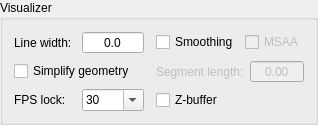
          <widget class="GroupBox" name="grpVisualizer">
           <property name="title">
            <string>Visualizer</string>
           </property>
           <layout class="QVBoxLayout" name="verticalLayout_2">
            <item>
             <layout class="QGridLayout" name="gridLayout_5">
              <item row="1" column="0">
               <widget class="QCheckBox" name="chkSimplify">
                <property name="text">
                 <string>Simplify geometry</string>
                </property>
               </widget>
              </item>
              <item row="0" column="0">
               <layout class="QHBoxLayout" name="horizontalLayout_4">
                <item>
                 <widget class="QLabel" name="label_5">
                  <property name="text">
                   <string>Line width:</string>
                  </property>
                 </widget>
                </item>
                <item>
                 <widget class="QDoubleSpinBox" name="txtLineWidth">
                  <property name="alignment">
                   <set>Qt::AlignCenter</set>
                  </property>
                  <property name="buttonSymbols">
                   <enum>QAbstractSpinBox::NoButtons</enum>
                  </property>
                  <property name="decimals">
                   <number>1</number>
                  </property>
                  <property name="maximum">
                   <double>9.000000000000000</double>
                  </property>
                 </widget>
                </item>
               </layout>
              </item>
              <item row="2" column="0">
               <layout class="QHBoxLayout" name="horizontalLayout_7">
                <item>
                 <widget class="QLabel" name="label_7">
                  <property name="text">
                   <string>FPS lock:</string>
                  </property>
                 </widget>
                </item>
                <item>
                 <widget class="QComboBox" name="cboFps">
                  <property name="inputMethodHints">
                   <set>Qt::ImhDigitsOnly|Qt::ImhFormattedNumbersOnly</set>
                  </property>
                  <property name="editable">
                   <bool>true</bool>
                  </property>
                  <item>
                   <property name="text">
                    <string>30</string>
                   </property>
                  </item>
                  <item>
                   <property name="text">
                    <string>60</string>
                   </property>
                  </item>
                  <item>
                   <property name="text">
                    <string>120</string>
                   </property>
                  </item>
                 </widget>
                </item>
               </layout>
              </item>
              <item row="0" column="3">
               <layout class="QHBoxLayout" name="horizontalLayout_5">
                <item>
                 <widget class="QCheckBox" name="chkAntialiasing">
                  <property name="text">
                   <string>Smoothing</string>
                  </property>
                 </widget>
                </item>
                <item>
                 <widget class="QCheckBox" name="radMSAA">
                  <property name="enabled">
                   <bool>false</bool>
                  </property>
                  <property name="text">
                   <string>MSAA</string>
                  </property>
                 </widget>
                </item>
               </layout>
              </item>
              <item row="1" column="3">
               <layout class="QHBoxLayout" name="horizontalLayout_13">
                <item>
                 <widget class="QLabel" name="label_8">
                  <property name="enabled">
                   <bool>false</bool>
                  </property>
                  <property name="text">
                   <string>Segment length:</string>
                  </property>
                 </widget>
                </item>
                <item>
                 <widget class="QDoubleSpinBox" name="txtSimplifyPrecision">
                  <property name="enabled">
                   <bool>false</bool>
                  </property>
                  <property name="alignment">
                   <set>Qt::AlignCenter</set>
                  </property>
                  <property name="buttonSymbols">
                   <enum>QAbstractSpinBox::NoButtons</enum>
                  </property>
                  <property name="decimals">
                   <number>2</number>
                  </property>
                  <property name="maximum">
                   <double>99.000000000000000</double>
                  </property>
                 </widget>
                </item>
               </layout>
              </item>
              <item row="0" column="2">
               <spacer name="horizontalSpacer_5">
                <property name="orientation">
                 <enum>Qt::Horizontal</enum>
                </property>
                <property name="sizeType">
                 <enum>QSizePolicy::Fixed</enum>
                </property>
                <property name="sizeHint" stdset="0">
                 <size>
                  <width>6</width>
                  <height>20</height>
                 </size>
                </property>
               </spacer>
              </item>
              <item row="2" column="3">
               <widget class="QCheckBox" name="chkZBuffer">
                <property name="text">
                 <string>Z-buffer</string>
                </property>
               </widget>
              </item>
             </layout>
            </item>
           </layout>
          </widget>
